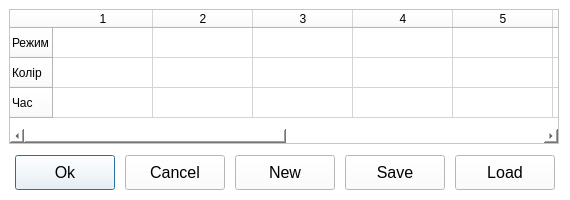
<?xml version="1.0" encoding="UTF-8"?>
<ui version="4.0">
 <class>Configs</class>
 <widget class="QDialog" name="Configs">
  <property name="windowModality">
   <enum>Qt::NonModal</enum>
  </property>
  <property name="geometry">
   <rect>
    <x>0</x>
    <y>0</y>
    <width>570</width>
    <height>200</height>
   </rect>
  </property>
  <property name="minimumSize">
   <size>
    <width>570</width>
    <height>200</height>
   </size>
  </property>
  <property name="maximumSize">
   <size>
    <width>570</width>
    <height>200</height>
   </size>
  </property>
  <property name="windowTitle">
   <string>Configs Light Mode</string>
  </property>
  <property name="autoFillBackground">
   <bool>false</bool>
  </property>
  <property name="styleSheet">
   <string notr="true">background-color: rgb(255, 255, 255);
color: rgb(0, 0, 0);</string>
  </property>
  <widget class="QTableWidget" name="tableWidget">
   <property name="geometry">
    <rect>
     <x>9</x>
     <y>9</y>
     <width>550</width>
     <height>135</height>
    </rect>
   </property>
   <property name="palette">
    <palette>
     <active>
      <colorrole role="WindowText">
       <brush brushstyle="SolidPattern">
        <color alpha="255">
         <red>0</red>
         <green>0</green>
         <blue>0</blue>
        </color>
       </brush>
      </colorrole>
      <colorrole role="Button">
       <brush brushstyle="SolidPattern">
        <color alpha="255">
         <red>255</red>
         <green>255</green>
         <blue>255</blue>
        </color>
       </brush>
      </colorrole>
      <colorrole role="Text">
       <brush brushstyle="SolidPattern">
        <color alpha="255">
         <red>0</red>
         <green>0</green>
         <blue>0</blue>
        </color>
       </brush>
      </colorrole>
      <colorrole role="ButtonText">
       <brush brushstyle="SolidPattern">
        <color alpha="255">
         <red>0</red>
         <green>0</green>
         <blue>0</blue>
        </color>
       </brush>
      </colorrole>
      <colorrole role="Base">
       <brush brushstyle="SolidPattern">
        <color alpha="255">
         <red>255</red>
         <green>255</green>
         <blue>255</blue>
        </color>
       </brush>
      </colorrole>
      <colorrole role="Window">
       <brush brushstyle="SolidPattern">
        <color alpha="255">
         <red>255</red>
         <green>255</green>
         <blue>255</blue>
        </color>
       </brush>
      </colorrole>
      <colorrole role="Highlight">
       <brush brushstyle="SolidPattern">
        <color alpha="255">
         <red>0</red>
         <green>0</green>
         <blue>255</blue>
        </color>
       </brush>
      </colorrole>
      <colorrole role="PlaceholderText">
       <brush brushstyle="SolidPattern">
        <color alpha="128">
         <red>0</red>
         <green>0</green>
         <blue>0</blue>
        </color>
       </brush>
      </colorrole>
     </active>
     <inactive>
      <colorrole role="WindowText">
       <brush brushstyle="SolidPattern">
        <color alpha="255">
         <red>0</red>
         <green>0</green>
         <blue>0</blue>
        </color>
       </brush>
      </colorrole>
      <colorrole role="Button">
       <brush brushstyle="SolidPattern">
        <color alpha="255">
         <red>255</red>
         <green>255</green>
         <blue>255</blue>
        </color>
       </brush>
      </colorrole>
      <colorrole role="Text">
       <brush brushstyle="SolidPattern">
        <color alpha="255">
         <red>0</red>
         <green>0</green>
         <blue>0</blue>
        </color>
       </brush>
      </colorrole>
      <colorrole role="ButtonText">
       <brush brushstyle="SolidPattern">
        <color alpha="255">
         <red>0</red>
         <green>0</green>
         <blue>0</blue>
        </color>
       </brush>
      </colorrole>
      <colorrole role="Base">
       <brush brushstyle="SolidPattern">
        <color alpha="255">
         <red>255</red>
         <green>255</green>
         <blue>255</blue>
        </color>
       </brush>
      </colorrole>
      <colorrole role="Window">
       <brush brushstyle="SolidPattern">
        <color alpha="255">
         <red>255</red>
         <green>255</green>
         <blue>255</blue>
        </color>
       </brush>
      </colorrole>
      <colorrole role="Highlight">
       <brush brushstyle="SolidPattern">
        <color alpha="255">
         <red>0</red>
         <green>0</green>
         <blue>255</blue>
        </color>
       </brush>
      </colorrole>
      <colorrole role="PlaceholderText">
       <brush brushstyle="SolidPattern">
        <color alpha="128">
         <red>0</red>
         <green>0</green>
         <blue>0</blue>
        </color>
       </brush>
      </colorrole>
     </inactive>
     <disabled>
      <colorrole role="WindowText">
       <brush brushstyle="SolidPattern">
        <color alpha="255">
         <red>0</red>
         <green>0</green>
         <blue>0</blue>
        </color>
       </brush>
      </colorrole>
      <colorrole role="Button">
       <brush brushstyle="SolidPattern">
        <color alpha="255">
         <red>255</red>
         <green>255</green>
         <blue>255</blue>
        </color>
       </brush>
      </colorrole>
      <colorrole role="Text">
       <brush brushstyle="SolidPattern">
        <color alpha="255">
         <red>0</red>
         <green>0</green>
         <blue>0</blue>
        </color>
       </brush>
      </colorrole>
      <colorrole role="ButtonText">
       <brush brushstyle="SolidPattern">
        <color alpha="255">
         <red>0</red>
         <green>0</green>
         <blue>0</blue>
        </color>
       </brush>
      </colorrole>
      <colorrole role="Base">
       <brush brushstyle="SolidPattern">
        <color alpha="255">
         <red>255</red>
         <green>255</green>
         <blue>255</blue>
        </color>
       </brush>
      </colorrole>
      <colorrole role="Window">
       <brush brushstyle="SolidPattern">
        <color alpha="255">
         <red>255</red>
         <green>255</green>
         <blue>255</blue>
        </color>
       </brush>
      </colorrole>
      <colorrole role="PlaceholderText">
       <brush brushstyle="SolidPattern">
        <color alpha="128">
         <red>0</red>
         <green>0</green>
         <blue>0</blue>
        </color>
       </brush>
      </colorrole>
     </disabled>
    </palette>
   </property>
   <property name="autoFillBackground">
    <bool>false</bool>
   </property>
   <property name="autoScroll">
    <bool>false</bool>
   </property>
   <property name="horizontalScrollMode">
    <enum>QAbstractItemView::ScrollPerPixel</enum>
   </property>
   <property name="gridStyle">
    <enum>Qt::SolidLine</enum>
   </property>
   <property name="columnCount">
    <number>10</number>
   </property>
   <row>
    <property name="text">
     <string>Режим</string>
    </property>
    <property name="foreground">
     <brush brushstyle="SolidPattern">
      <color alpha="255">
       <red>0</red>
       <green>0</green>
       <blue>0</blue>
      </color>
     </brush>
    </property>
   </row>
   <row>
    <property name="text">
     <string>Колір</string>
    </property>
   </row>
   <row>
    <property name="text">
     <string>Час</string>
    </property>
   </row>
   <column/>
   <column/>
   <column/>
   <column/>
   <column/>
   <column/>
   <column/>
   <column/>
   <column/>
   <column/>
   <item row="1" column="0">
    <property name="flags">
     <set>ItemIsDragEnabled|ItemIsDropEnabled|ItemIsUserCheckable|ItemIsEnabled</set>
    </property>
   </item>
   <item row="1" column="1">
    <property name="flags">
     <set>ItemIsDragEnabled|ItemIsDropEnabled|ItemIsUserCheckable|ItemIsEnabled</set>
    </property>
   </item>
   <item row="1" column="2">
    <property name="flags">
     <set>ItemIsDragEnabled|ItemIsDropEnabled|ItemIsUserCheckable|ItemIsEnabled</set>
    </property>
   </item>
   <item row="1" column="3">
    <property name="flags">
     <set>ItemIsDragEnabled|ItemIsDropEnabled|ItemIsUserCheckable|ItemIsEnabled</set>
    </property>
   </item>
   <item row="1" column="4">
    <property name="text">
     <string/>
    </property>
    <property name="flags">
     <set>ItemIsDragEnabled|ItemIsDropEnabled|ItemIsUserCheckable|ItemIsEnabled</set>
    </property>
   </item>
   <item row="1" column="5">
    <property name="text">
     <string/>
    </property>
    <property name="flags">
     <set>ItemIsDragEnabled|ItemIsDropEnabled|ItemIsUserCheckable|ItemIsEnabled</set>
    </property>
   </item>
   <item row="1" column="6">
    <property name="text">
     <string/>
    </property>
    <property name="flags">
     <set>ItemIsDragEnabled|ItemIsDropEnabled|ItemIsUserCheckable|ItemIsEnabled</set>
    </property>
   </item>
   <item row="1" column="7">
    <property name="text">
     <string/>
    </property>
    <property name="flags">
     <set>ItemIsDragEnabled|ItemIsDropEnabled|ItemIsUserCheckable|ItemIsEnabled</set>
    </property>
   </item>
   <item row="1" column="8">
    <property name="flags">
     <set>ItemIsDragEnabled|ItemIsDropEnabled|ItemIsUserCheckable|ItemIsEnabled</set>
    </property>
   </item>
   <item row="1" column="9">
    <property name="flags">
     <set>ItemIsDragEnabled|ItemIsDropEnabled|ItemIsUserCheckable|ItemIsEnabled</set>
    </property>
   </item>
  </widget>
  <widget class="QPushButton" name="OkButton">
   <property name="geometry">
    <rect>
     <x>15</x>
     <y>155</y>
     <width>100</width>
     <height>35</height>
    </rect>
   </property>
   <property name="font">
    <font>
     <pointsize>12</pointsize>
    </font>
   </property>
   <property name="text">
    <string>Ok</string>
   </property>
  </widget>
  <widget class="QPushButton" name="CancelButton">
   <property name="geometry">
    <rect>
     <x>125</x>
     <y>155</y>
     <width>100</width>
     <height>35</height>
    </rect>
   </property>
   <property name="font">
    <font>
     <pointsize>12</pointsize>
    </font>
   </property>
   <property name="text">
    <string>Cancel</string>
   </property>
  </widget>
  <widget class="QPushButton" name="SaveButton">
   <property name="geometry">
    <rect>
     <x>345</x>
     <y>155</y>
     <width>100</width>
     <height>35</height>
    </rect>
   </property>
   <property name="font">
    <font>
     <pointsize>12</pointsize>
    </font>
   </property>
   <property name="text">
    <string>Save</string>
   </property>
  </widget>
  <widget class="QPushButton" name="LoadButton">
   <property name="geometry">
    <rect>
     <x>455</x>
     <y>155</y>
     <width>100</width>
     <height>35</height>
    </rect>
   </property>
   <property name="font">
    <font>
     <pointsize>12</pointsize>
    </font>
   </property>
   <property name="text">
    <string>Load</string>
   </property>
  </widget>
  <widget class="QPushButton" name="NewButton">
   <property name="geometry">
    <rect>
     <x>235</x>
     <y>155</y>
     <width>100</width>
     <height>35</height>
    </rect>
   </property>
   <property name="font">
    <font>
     <pointsize>12</pointsize>
    </font>
   </property>
   <property name="text">
    <string>New</string>
   </property>
  </widget>
 </widget>
 <resources/>
 <connections>
  <connection>
   <sender>OkButton</sender>
   <signal>clicked()</signal>
   <receiver>Configs</receiver>
   <slot>close()</slot>
   <hints>
    <hint type="sourcelabel">
     <x>89</x>
     <y>167</y>
    </hint>
    <hint type="destinationlabel">
     <x>284</x>
     <y>98</y>
    </hint>
   </hints>
  </connection>
  <connection>
   <sender>CancelButton</sender>
   <signal>clicked()</signal>
   <receiver>Configs</receiver>
   <slot>close()</slot>
   <hints>
    <hint type="sourcelabel">
     <x>219</x>
     <y>167</y>
    </hint>
    <hint type="destinationlabel">
     <x>284</x>
     <y>98</y>
    </hint>
   </hints>
  </connection>
 </connections>
</ui>
